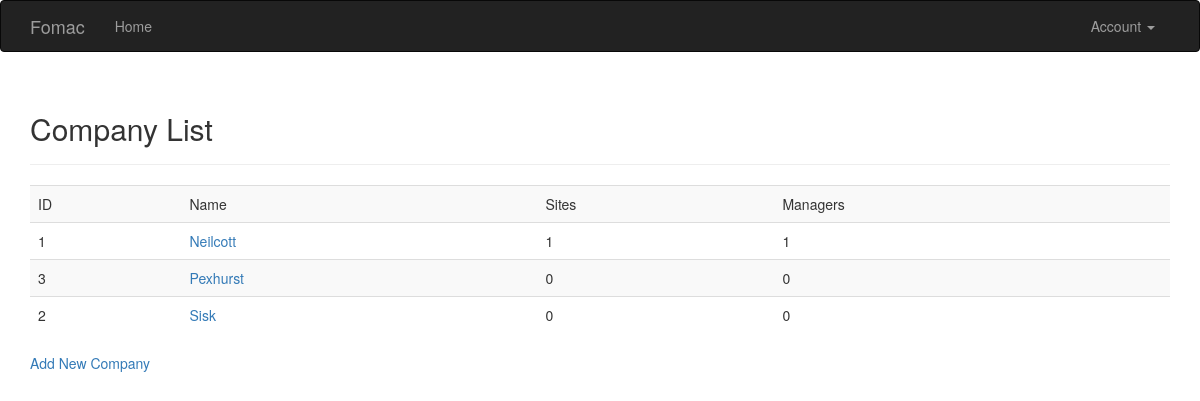
The app's page /company/ (signed in) with its own data.
### app/models.py (models this page shows, shortened)
class Company(db.Model):
    __tablename__ = 'company'
    id = db.Column(db.Integer, primary_key=True)
    name = db.Column(db.String(64))
    sites = db.relationship('Site', backref='sites', lazy='dynamic')
    managers = db.relationship('SiteManager', backref='managers', lazy='dynamic')
    class Meta:
        ordering = (('id', 'desc'),)

### app/company/views.py (the view)
@company.route('/')
@login_required
def company_index():
    companies = Company.query.order_by(Company.name.asc())
    return render_template('company/index.html', companies=companies)

### app/models.py (called while the page is built)
@login_manager.user_loader
def load_user(staff_id):
    return Staff.query.get(int(staff_id))

### app/templates/company/index.html
{% extends "base.html" %}
{% block page_content %}
<div class="page-header">
<h2>Company List</h2>
</div>
<table class="table table-striped">
<tr>
    <td>ID</td>
    <td>Name</td>
    <td>Sites</td>
    <td>Managers</td>
</tr>
{% for company in companies  %}
<tr>
    <td>{{ company.id }}</td>
    <td><a href="{{ url_for('company.company_profile', type='id', value=company.id) }}">{{ company.name }}</a></td>
    <td>{{ company.sites.count() }}</td>
    <td>{{ company.managers.count() }}</td>
</tr>
{% endfor %}
</table>
<a href="{{ url_for('company.new_company') }}">Add New Company</a>
{% endblock %}

### records on screen
Company: id "1", name "Neilcott", sites.count "1", managers.count "1"
Company: id "3", name "Pexhurst", sites.count "0", managers.count "0"
Company: id "2", name "Sisk", sites.count "0", managers.count "0"
